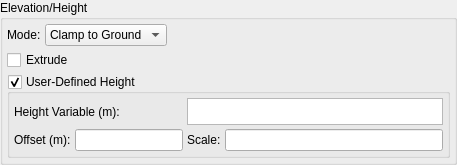
                      <widget class="QGroupBox" name="elevModeBox">
                        <property name="enabled">
                          <bool>true</bool>
                        </property>
                        <property name="title">
                          <string>Elevation/Height</string>
                        </property>
                        <layout class="QVBoxLayout">
                          <property name="margin">
                            <number>4</number>
                          </property>
                          <property name="spacing">
                            <number>4</number>
                          </property>
                          <item>
                            <layout class="QHBoxLayout">
                              <item>
                                <widget class="QLabel" name="textLabel4">
                                  <property name="text">
                                    <string>Mode:</string>
                                  </property>
                                  <property name="wordWrap">
                                    <bool>false</bool>
                                  </property>
                                </widget>
                              </item>
                              <item>
                                <widget class="QComboBox" name="elev_mode_combo">
                                  <item>
                                    <property name="text">
                                      <string>Clamp to Ground</string>
                                    </property>
                                  </item>
                                  <item>
                                    <property name="text">
                                      <string>Relative</string>
                                    </property>
                                  </item>
                                  <item>
                                    <property name="text">
                                      <string>Absolute</string>
                                    </property>
                                  </item>
                                </widget>
                              </item>
                              <item>
                                <spacer name="spacer28">
                                  <property name="sizeHint">
                                    <size>
                                      <width>20</width>
                                      <height>20</height>
                                    </size>
                                  </property>
                                  <property name="sizeType">
                                    <enum>QSizePolicy::Expanding</enum>
                                  </property>
                                  <property name="orientation">
                                    <enum>Qt::Horizontal</enum>
                                  </property>
                                </spacer>
                              </item>
                            </layout>
                          </item>
                          <item>
                            <widget class="QCheckBox" name="extrude_check">
                              <property name="enabled">
                                <bool>true</bool>
                              </property>
                              <property name="text">
                                <string>Extrude</string>
                              </property>
                            </widget>
                          </item>
                          <item>
                            <widget class="QGroupBox" name="custom_height_box">
                              <property name="title">
                                <string>User-Defined Height</string>
                              </property>
                              <property name="checkable">
                                <bool>true</bool>
                              </property>
                              <layout class="QGridLayout">
                                <property name="margin">
                                  <number>4</number>
                                </property>
                                <property name="spacing">
                                  <number>4</number>
                                </property>
                                <item row="1" column="1">
                                  <layout class="QHBoxLayout">
                                    <item>
                                      <widget class="QLabel" name="customHeightScaleLabel">
                                        <property name="enabled">
                                          <bool>true</bool>
                                        </property>
                                        <property name="text">
                                          <string>Scale:</string>
                                        </property>
                                        <property name="wordWrap">
                                          <bool>false</bool>
                                        </property>
                                      </widget>
                                    </item>
                                    <item>
                                      <widget class="QLineEdit" name="custom_height_scale_edit">
                                        <property name="enabled">
                                          <bool>true</bool>
                                        </property>
                                        <property name="minimumSize">
                                          <size>
                                            <width>50</width>
                                            <height>0</height>
                                          </size>
                                        </property>
                                      </widget>
                                    </item>
                                  </layout>
                                </item>
                                <item row="1" column="0">
                                  <layout class="QHBoxLayout">
                                    <item>
                                      <widget class="QLabel" name="customHeightOffsetLabel">
                                        <property name="enabled">
                                          <bool>true</bool>
                                        </property>
                                        <property name="text">
                                          <string>Offset (m):</string>
                                        </property>
                                        <property name="wordWrap">
                                          <bool>false</bool>
                                        </property>
                                      </widget>
                                    </item>
                                    <item>
                                      <widget class="QLineEdit" name="custom_height_offset_edit">
                                        <property name="enabled">
                                          <bool>true</bool>
                                        </property>
                                        <property name="minimumSize">
                                          <size>
                                            <width>50</width>
                                            <height>0</height>
                                          </size>
                                        </property>
                                      </widget>
                                    </item>
                                  </layout>
                                </item>
                                <item row="0" column="0">
                                  <widget class="QLabel" name="customHeightVariableNameLabel">
                                    <property name="enabled">
                                      <bool>true</bool>
                                    </property>
                                    <property name="text">
                                      <string>Height Variable (m):</string>
                                    </property>
                                    <property name="wordWrap">
                                      <bool>false</bool>
                                    </property>
                                  </widget>
                                </item>
                                <item row="0" column="1">
                                  <widget class="QTextEdit" name="custom_height_var_name_edit">
                                    <property name="enabled">
                                      <bool>true</bool>
                                    </property>
                                    <property name="sizePolicy">
                                      <sizepolicy>
                                        <hsizetype>7</hsizetype>
                                        <vsizetype>0</vsizetype>
                                        <horstretch>0</horstretch>
                                        <verstretch>0</verstretch>
                                      </sizepolicy>
                                    </property>
                                    <property name="maximumSize">
                                      <size>
                                        <width>32767</width>
                                        <height>27</height>
                                      </size>
                                    </property>
                                    <property name="readOnly">
                                      <bool>true</bool>
                                    </property>
                                  </widget>
                                </item>
                              </layout>
                            </widget>
                          </item>
                        </layout>
                      </widget>
